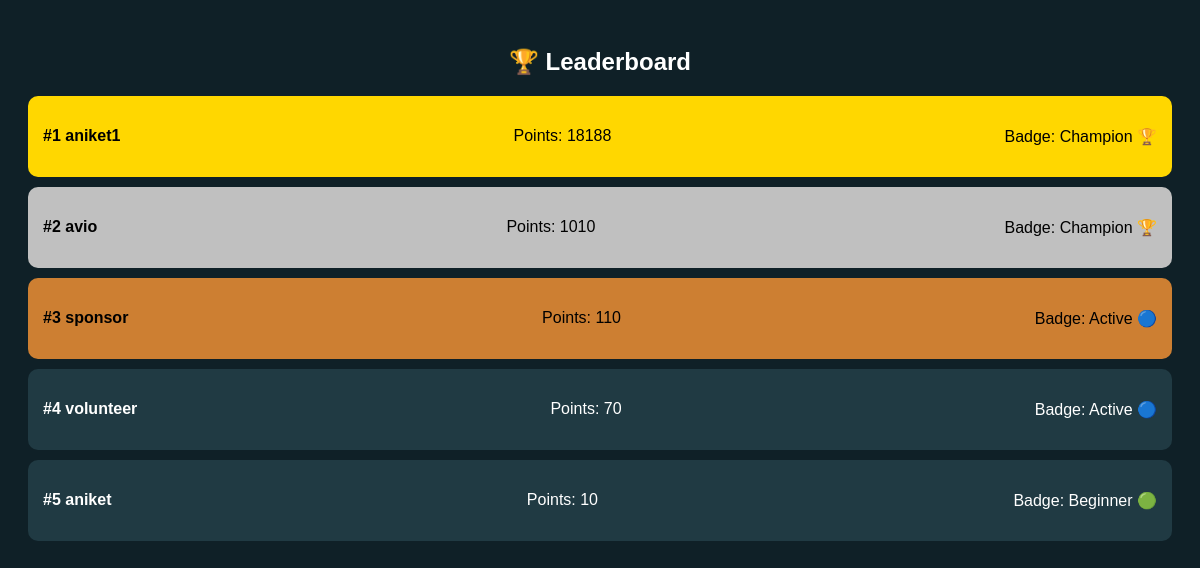
The app's page /leaderboard/, older data.
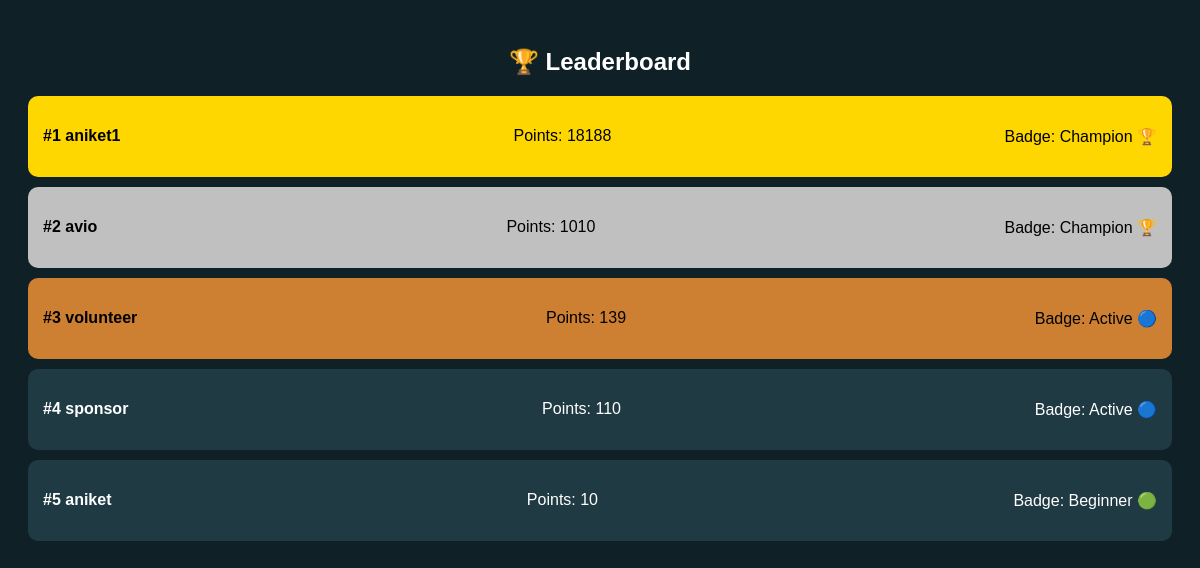
The same page, newer data.
### core/models.py (models this page shows, shortened)
class Profile(models.Model):
    user = models.OneToOneField(User, on_delete=models.CASCADE)
    points = models.IntegerField(default=0)
    badge = models.CharField(max_length=50, default="Beginner")

class User(AbstractUser):
    ROLE_CHOICES = (
        ('volunteer', 'Volunteer'),
        ('creator', 'Event Creator'),
        ('sponsor', 'Sponsor'),
    )
    role = models.CharField(max_length=20, choices=ROLE_CHOICES)
    email = models.EmailField(blank=True)
    groups = models.ManyToManyField('auth.Group', related_name='core_user_set', blank=True)
    user_permissions = models.ManyToManyField('auth.Permission', related_name='core_user_permissions_set', blank=True)

### core/views.py (the view)
# urls.py: path('leaderboard/', views.leaderboard, name='leaderboard'),
def leaderboard(request):
    profiles = Profile.objects.all().order_by('-points')
    return render(request, 'leaderboard.html', {'profiles': profiles})

### templates/leaderboard.html (shortened to what this page needs)
<!DOCTYPE html>
<html>
<head>
</head>
<body>
<h2>🏆 Leaderboard</h2>
{% for p in profiles %}
<div class="card
    {% if forloop.counter == 1 %}rank1
    {% elif forloop.counter == 2 %}rank2
    {% elif forloop.counter == 3 %}rank3
    {% endif %}
">
    <p><strong>#{{ forloop.counter }} {{ p.user.username }}</strong></p>
    <p>Points: {{ p.points }}</p>
    <p>Badge: {{ p.badge }}</p>
</div>
{% endfor %}
</body>
</html>

Row changes from the older to the newer data that the page shows:
changed Profile "volunteer": points "70" → "139"; moves up the list
